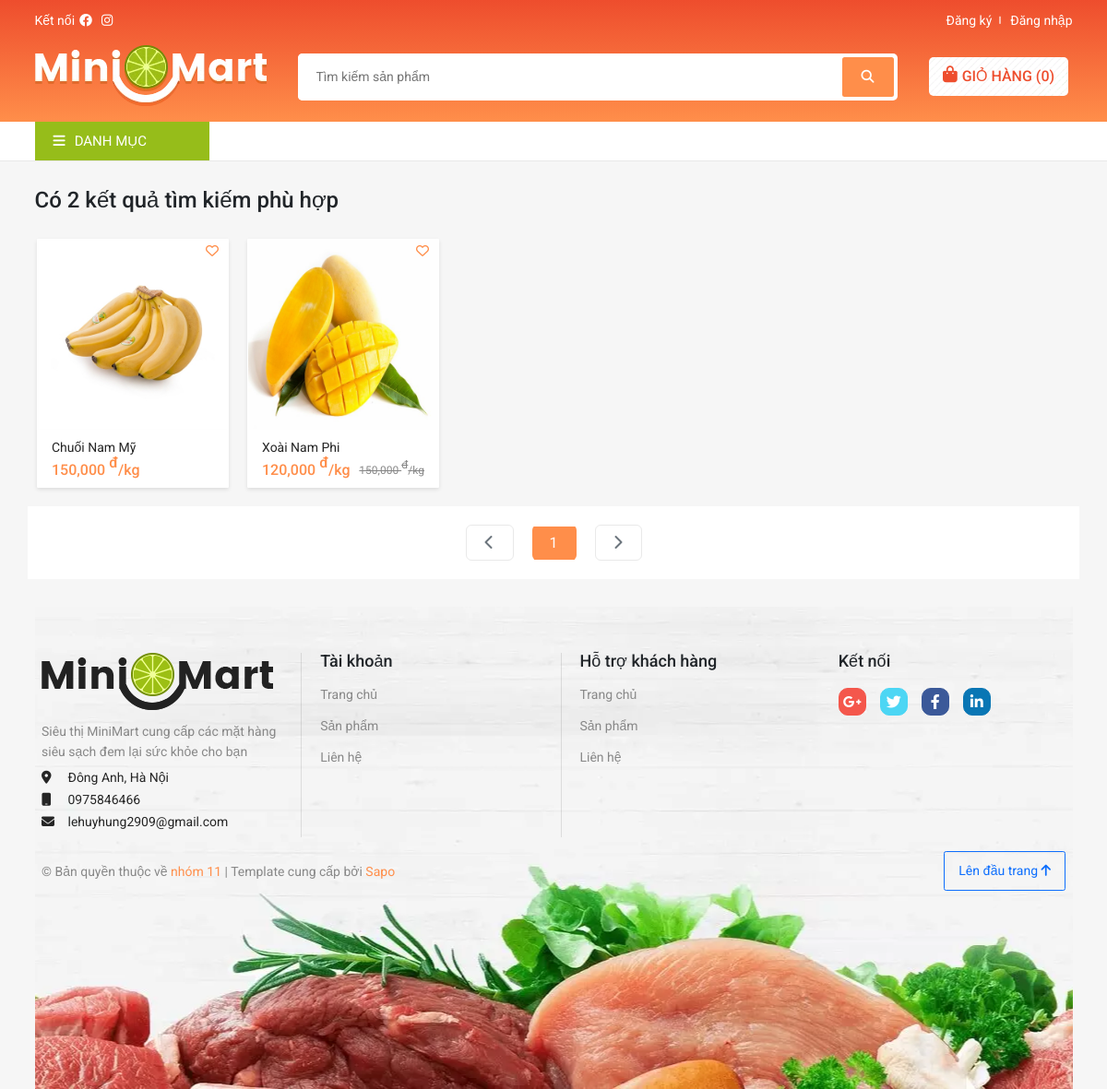
The page /search.php on the database as committed earlier.
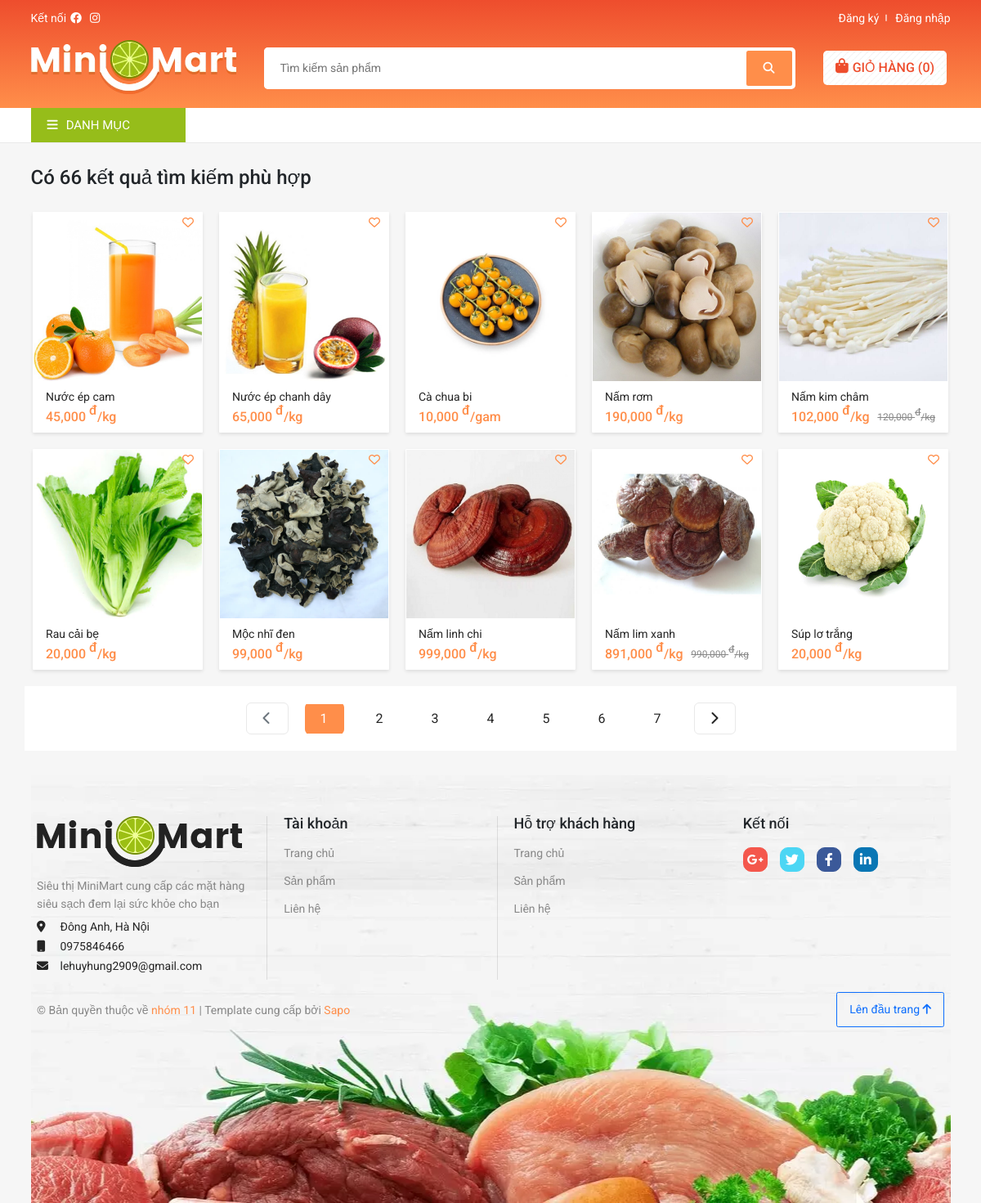
The same page on the database as committed later.
### tables this page shows
CREATE TABLE `product` (
  `id` int(11) NOT NULL,
  `cate_id` int(11) NOT NULL,
  `title` varchar(100) NOT NULL,
  `price` int(11) NOT NULL,
  `unit` varchar(20) NOT NULL,
  `country` varchar(50) NOT NULL,
  `discount` int(11) NOT NULL,
  `quantity` int(11) NOT NULL,
  `description` longtext NOT NULL,
  `created_At` datetime NOT NULL,
  `updated_At` datetime NOT NULL,
  `deleted` int(11) NOT NULL DEFAULT 0
);

CREATE TABLE `galery` (
  `id` int(11) NOT NULL,
  `product_id` int(11) NOT NULL,
  `thumbnail` varchar(500) NOT NULL,
  `created_At` datetime NOT NULL
);

### database/dbhelper.php (called while the page is built, shortened)
<?php
function executeResult($sql, $isSingle = false)
{
    $data = null;
    $cont = mysqli_connect(HOST, USERNAME, PASSWORD, DATABASE);
    mysqli_set_charset($cont, "utf8");
    $result = mysqli_query($cont, $sql);
    if ($isSingle) {
        $data = mysqli_fetch_array($result, 1);
    } else {
        $data = [];
        while (($row = mysqli_fetch_array($result, 1)) != null) {
            $data[] = $row;
        }
    }
    return $data;
}

### search.php (the view, shortened to what the changed rows need)
<?php
require_once './database/dbhelper.php';
$limit = 10;
$page = 0;
if (!empty($_GET)) {
    $page = getGet('page');
    if (empty($page)) {
        $page = 1;
    }
} else {
    $page = 1;
}
$title = "";
$page_first_result = ($page - 1) * $limit;
$quantity = count(executeResult("SELECT * FROM product INNER JOIN category ON product.cate_id = category.id WHERE deleted = 0 AND LOWER(title) LIKE '%$title%'"));
$number_page = ceil($quantity / $limit);
$sql = "SELECT product.id, title, unit, price, discount, quantity, name FROM product INNER JOIN category ON product.cate_id = category.id WHERE deleted = 0 AND LOWER(title) LIKE '%$title%' LIMIT " . $page_first_result . "," . $limit;
$products = executeResult($sql);
$img = "SELECT * FROM galery";
$list = executeResult($img);
require_once './ultils/add_cart_process.php';
?>
<!DOCTYPE html>
<html lang="en">
<head>
    <link href="https://cdn.jsdelivr.net/npm/bootstrap@5.1.3/dist/css/bootstrap.min.css" rel="stylesheet"
 />
    <link rel="stylesheet" href="https://cdnjs.cloudflare.com/ajax/libs/font-awesome/6.1.1/css/all.min.css"
 />
    <link rel="stylesheet" href="./dist/css/style.css" />
</head>
<?php
include "./header.php";
?>
<div class="container">
    <div class="row">
        <div class="col-md-12">
            <h1 class="my-5" style="font-size: 2.4rem; font-weight:500;">Có <?=$quantity?> kết quả tìm kiếm phù hợp</h1>
            <div class="row" style="row-gap: 20px; margin-bottom: 30px;">
                <?php
foreach ($products as $row) {
    $newPrice = (int) $row['price'] - (int) $row['price'] * (int) $row['discount'] / 100;
    $thumbnail = "";
    foreach ($list as $img) {
        if ($img['product_id'] == $row['id']) {
            $thumbnail = $img['thumbnail'];
            break;
        }
    }
    if ($row['discount'] != 0) {
        echo '<form class="product-card--wrap col-2-4 col-md" method="POST">
        <div class="product-card">
            <a class="product-card__link" href="./productDetail.php?id=' . $row['id'] . '">
                <div class="product-card__img">
                    <img src="./assets/thumbnail/' . $thumbnail . '"
                        alt="anh">
                </div>
                <div class="product-card__info">
                    <div class="product-card__name" style="-webkit-line-clamp: 1; display: -webkit-box;">' . $row['title'] . '</div>
                    <div class="product-card__price--wrap">
                        <p class="product__price">' . number_format($newPrice) . ' <sup>đ</sup>/' . $row['unit'] . '</p>
                        <p class="product__price--old">' . number_format((int) $row['price']) . ' <sup>đ</sup>/' . $row['unit'] . '</p>
                    </div>
                </div>
            </a>
            <p class="product-card__view--btn"><i class="fas fa-eye"></i></p>
            <p class="product-card__favorite--btn"><i class="far fa-heart"></i></p>
            <input type="text" class="d-none" name="id" value="' . $row['id'] . '">
            <input type="text" class="d-none" name="title" value="' . $row['title'] . '">
            <input type="text" class="d-none" name="thumbnail" value="' . $thumbnail . '">
            <input type="text" class="d-none" name="price" value="' . $newPrice . '">
            <input type="text" class="d-none" name="quantity" value="1">
            <div class="add-cart-btn--wrap">';
        echo '</div>
        </div>
        </form>';
    } else {
        echo '<form class="product-card--wrap col-2-4 col-md" method="POST">
        <div class="product-card">
            <a class="product-card__link" href="./productDetail.php?id=' . $row['id'] . '">
                <div class="product-card__img">
                    <img src="./assets/thumbnail/' . $thumbnail . '"
                        alt="anh">
                </div>
                <div class="product-card__info">
                    <div class="product-card__name" style="-webkit-line-clamp: 1; display: -webkit-box;">' . $row['title'] . '</div>
                    <div class="product-card__price--wrap">
                        <p class="product__price">' . number_format((int) $row['price']) . ' <sup>đ</sup>/' . $row['unit'] . '</p>
                    </div>
                </div>
            </a>
            <p class="product-card__view--btn"><i class="fas fa-eye"></i></p>
            <p class="product-card__favorite--btn"><i class="far fa-heart"></i></p>
            <input type="text" class="d-none" name="id" value="' . $row['id'] . '">
            <input type="text" class="d-none" name="title" value="' . $row['title'] . '">
            <input type="text" class="d-none" name="thumbnail" value="' . $thumbnail . '">
            <input type="text" class="d-none" name="price" value="' . $newPrice . '">
            <input type="text" class="d-none" name="quantity" value="1">
            <div class="add-cart-btn--wrap">';
        echo '</div>
        </div>
        </form>';
    }
}
?>
                <nav class="pagination--wrap" aria-label="pagination">
                    <ul class="pagination pagination-lg">
                        <?php
for ($i = 1; $i <= $number_page; $i++) {
    if ($i == $page) {
        echo '<li class="page-item active">
                <a class="page-link" href="?page=' . $i . '">' . $i . '</a>
            </li>';
    } else {
        echo '<li class="page-item">
                <a class="page-link" href="&page=' . $i . '">' . $i . '</a>
            </li>';
    }
}
?>
                        <li class="page-item <?=$page == $number_page ? 'disabled' : ''?>">
                            <a class="page-link" aria-label="Next" href="?page=<?=$page + 1?>">
                                <span aria-hidden="true">
                                    <i class="fas fa-chevron-right"></i>
                                </span>
                            </a>
                        </li>
                    </ul>
                </nav>
            </div>
        </div>
    </div>
    <?php
include "./footer.php";
?>

Rows that differ between the two databases and show on the page:
no longer on this page (row edited): product: galery.thumbnail (picture), title "Chuối Nam Mỹ", price "150,000", unit "kg"
no longer on this page (row edited): product: galery.thumbnail (picture), title "Xoài Nam Phi", newPrice "120,000", unit "kg", price "150,000"
added product: galery.thumbnail (picture), title "Nước ép cam", price "45,000", unit "kg"
added product: galery.thumbnail (picture), title "Nước ép chanh dây", price "65,000", unit "kg"
added product: galery.thumbnail (picture), title "Cà chua bi", price "10,000", unit "gam"
added product: galery.thumbnail (picture), title "Nấm rơm", price "190,000", unit "kg"
added product: galery.thumbnail (picture), title "Nấm kim châm", newPrice "102,000", unit "kg", price "120,000"
added product: galery.thumbnail (picture), title "Rau cải bẹ", price "20,000", unit "kg"
added product: galery.thumbnail (picture), title "Mộc nhĩ đen", price "99,000", unit "kg"
added product: galery.thumbnail (picture), title "Nấm linh chi", price "999,000", unit "kg"
added product: galery.thumbnail (picture), title "Nấm lim xanh", newPrice "891,000", unit "kg", price "990,000"
added product: galery.thumbnail (picture), title "Súp lơ trắng", price "20,000", unit "kg"
Other text that changed with them:
$quantity: "2" → "66"
new list line: "2"
new list line: "3"
new list line: "4"
new list line: "5"
new list line: "6"
new list line: "7"
